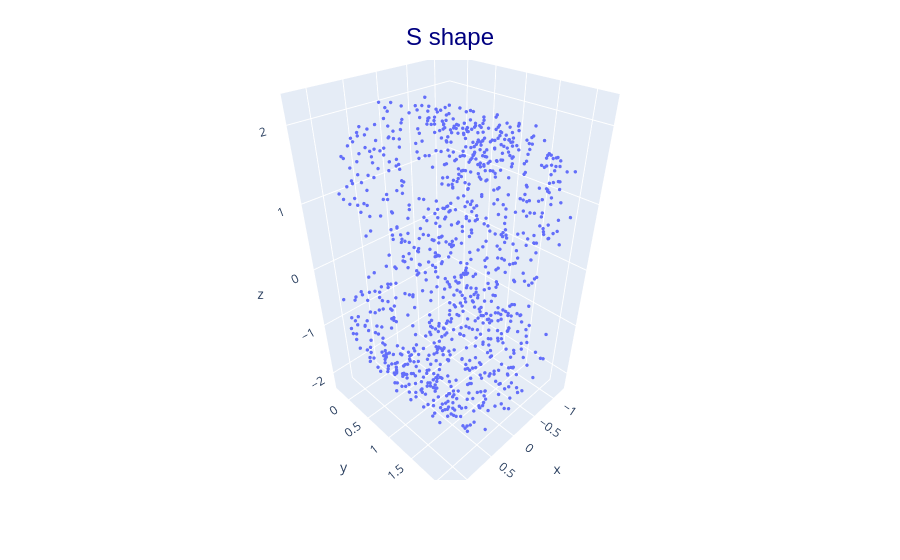

Notebook cell for this chart:
### Code cell
X_S, t = make_s_curve(noise=0.10, random_state=0, n_samples=1000)
plot3d(X_S, "Curve Data")

### Figure 1 — Plotly figure (JSON) as saved in the notebook; plotly's stock layout.template omitted (floating-point values rounded to 4 significant figures; data arrays with more than 128 entries replaced by an {"elided": "..."} marker saying what was removed)
{"data": [{"hovertemplate": "x=%{x}<br>y=%{y}<br>z=%{z}<extra></extra>", "legendgroup": "", "marker": {"color": "#636efa", "size": 2, "symbol": "circle"}, "mode": "markers", "name": "", "scene": "scene", "showlegend": false, "type": "scatter3d", "x": {"elided": "1000 float values"}, "y": {"elided": "1000 float values"}, "z": {"elided": "1000 float values"}}], "layout": {"legend": {"tracegroupgap": 0}, "margin": {"t": 60}, "scene": {"domain": {"x": [0, 1], "y": [0, 1]}, "xaxis": {"title": {"text": "x"}}, "yaxis": {"title": {"text": "y"}}, "zaxis": {"title": {"text": "z"}}}, "title": {"font": {"color": "navy", "family": "Arial", "size": 24}, "text": "S shape", "x": 0.5, "y": 0.95}}}
